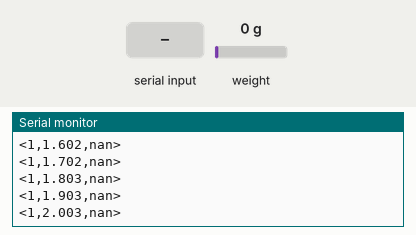
This sketch was run on a simulated ESP32. Parts: the last lines printed to the serial monitor. Inputs (shaded band) come from the test bench; at power-on: weight on the scale 0 g. EEPROM starts erased.

Above: at 2.2 s.
2.3 s: "s90\n" received over Serial
At 2.41 s:
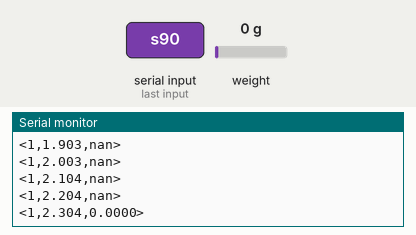
4.0 s: "g90\n" received over Serial
At 4.02 s:
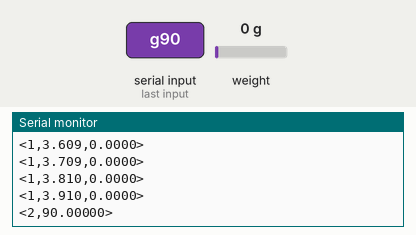
5.5 s: weight on the scale set to 100 g
At 5.52 s:
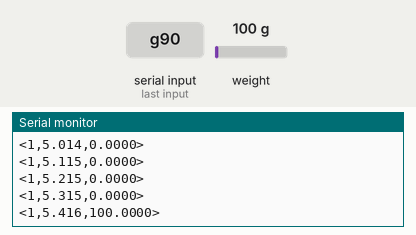
7.0 s: weight on the scale set to 1250 g
At 7.03 s:
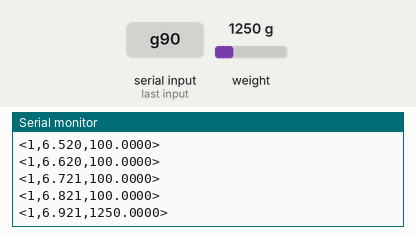
Timing chart, 0 to 9.5 s (numbered marks = the images above; inputs shaded):
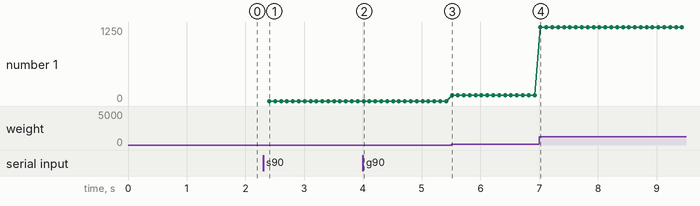

The sketch:

BancadaArduino.ino
```cpp
// Bibliotecas
#include "HX711.h"
#include <EEPROM.h>

// Pinos para conexao ao HX711
uint8_t pinData  = A4; // Dados
uint8_t pinClock = A5; // Clock

// Objeto responsavel por ler o HX711
HX711 loadcell;

// Fator de conversao do sinal eletrico para forca
// (salvo na memoria permanente do Arduino - EEPROM)
float conversionFactor;

void setup()
{
  // Inicializa a comunicacao serial
  Serial.begin(115200);

  // Inicializa o objeto para leitura do HX711
  loadcell.begin(pinData, pinClock);

  // Tara a forca
  loadcell.tare();

  // Le da EEPROM o fator conversao
  EEPROM.get(0,conversionFactor);

  /*
    Se o fator de conversao for muito pequeno, entao
    trata-se do primeiro uso e a memoria estava apagada
    (zeros). Usar o fator 1 para evitar erros ate a
    calibracao.
  */
  if ( fabs(conversionFactor) < 1E-10 )
  {
    conversionFactor = 1.0;

    EEPROM.put(0,conversionFactor);
  }

  // Definindo o fator de calibracao...
  loadcell.set_scale(conversionFactor);
}


void loop()
{
    /*
      Protocolo de comunicacao
      ========================
        Mensagens enviadas
        ------------------
          Toda a mensagem enviada para o computador segue o padrao
            <x,y>
          onde
            x = codigo identificador da mensagem e
            y = restante da mensagem.

        Mensagens recebidas
        -------------------
          As mensagens recebidas seguem o padrao
            x,y
          onde
            x = caracter identificador da mensagem e
            y = restante da mensagem
    */

  // Verificando se ha solicitacao de comunicacao com o computador...
  if ( Serial.available() > 0 )
  {
    char cmd = Serial.read();

    // Computador solicitando a alteracao do fator de conversao

    if ( cmd == 's' )
    {
      conversionFactor = Serial.parseFloat();
      loadcell.set_scale(conversionFactor);
      EEPROM.put(0,conversionFactor);
    }

    // Computador solicitando o envio do fator de conversao
    // <2, fatordeconversao>
    if ( cmd == 'g' )
    {
      Serial.print("<");
      Serial.print("2,");
      Serial.print(loadcell.get_scale(),5);
      Serial.println(">");
    }
  }
  // Lendo o instante e a forca atual
  float  time = millis()*1E-3;
  float force = loadcell.get_units();

  // Enviando o tempo e a forca para o computador
  // <1, tempo, forca>
  Serial.print("<");
  Serial.print("1,");
  Serial.print(time,3);
  Serial.print(",");
  Serial.print(force,4);
  Serial.println(">");

}
```

Measured:
- after the input at 2.3 s, the serial monitor: prints a new line after 0.10 s (image 1)
- after the input at 4.0 s, the serial monitor: prints a new line at once (image 2)
- after the input at 5.5 s, the serial monitor: prints a new line at once (image 3)
- after the input at 7.0 s, the serial monitor: prints a new line at once (image 4)
- plotted number 1: 0 → 100 after the input at 5.5 s, 100 → 1250 after the input at 7.0 s
